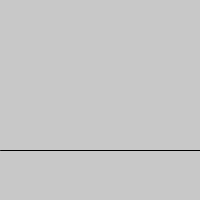
Frame 1 (no input)
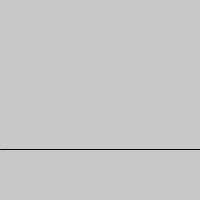
Frame 2 (the mouse pressed at the canvas centre, redrawn once)

The Processing sketch that drew these frames (run headless with seeded random() and noise(); the mouse was pressed at the canvas centre and the sketch redrawn once):

// Processing sketch: processing_1373
// ── processing_1373.pde

/**
 * Loop. 
 * 
 * The loop() function causes draw() to execute
 * continuously. If noLoop is called in setup()
 * the draw() is only executed once. In this example
 * click the mouse to execute loop(), which will
 * cause the draw() the execute continuously. 
 */
 
// The statements in the setup() function 
// execute once when the program begins
void setup() 
{
  size(200, 200);  // Size should be the first statement
  stroke(0);     // Set stroke color to white
  noLoop();
}

float y = 150;

// The statements in draw() are run until the 
// program is stopped. Each statement is run in 
// sequence and after the last line is read, the first 
// line is run again.
void draw() 
{ 
  background(200);   // Set the background to black
  line(0, y, width, y);  
  
  y = y - 1; 
  if (y < 0) { 
    y = height; 
  } 
} 

void mousePressed() 
{
  loop();
}
